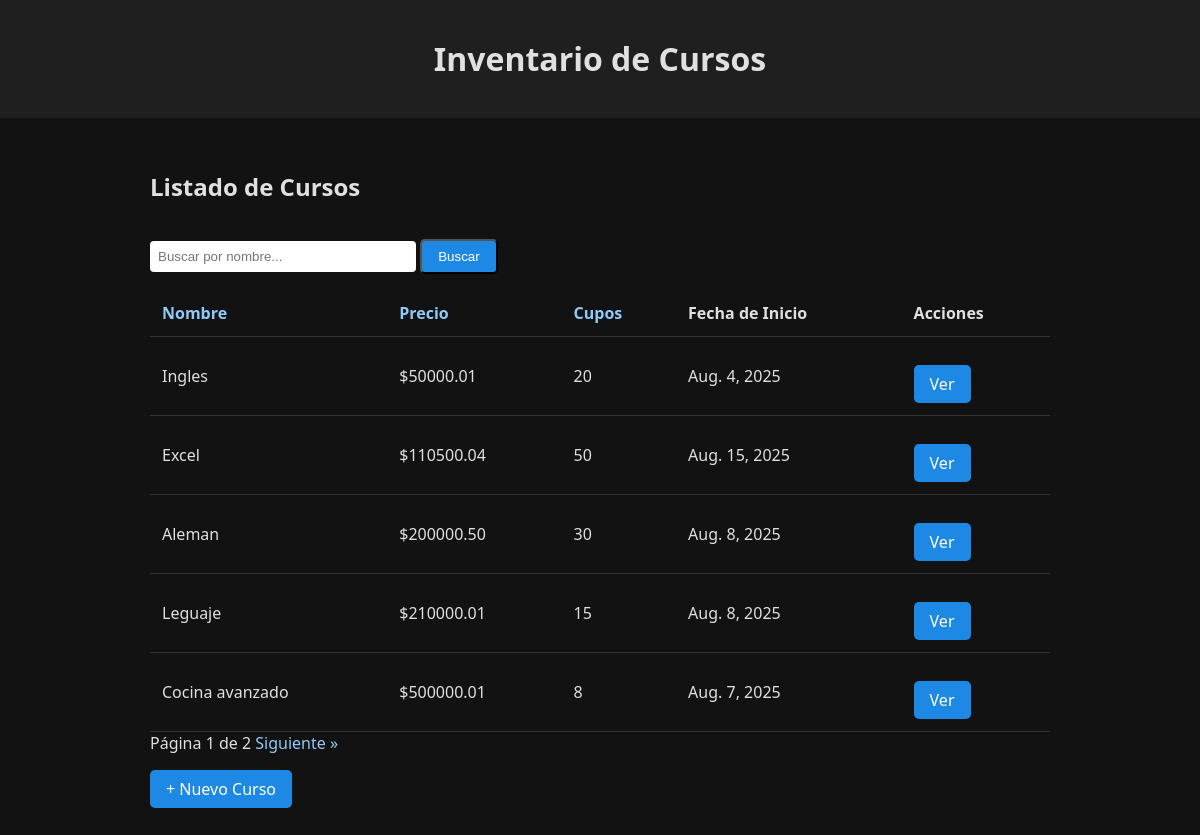
Screenshot of /items/?sort=precio with the database file from the repository.
### inventario/models.py (models this page shows, shortened)
class Curso(models.Model):
    nombre = models.CharField(max_length=50)
    cupos = models.IntegerField()
    precio = models.DecimalField(max_digits=11, decimal_places=2)
    fecha_inicio = models.DateField()

### inventario/views.py (the view)
# urls.py: path('items/', views.cursoLista, name='curso_listado'),
def cursoLista(request):
    q = request.GET.get('q', '')
    sort = request.GET.get('sort', 'nombre')
    cursos = Curso.objects.all()
    if q:
        cursos = cursos.filter(nombre__icontains=q)
    cursos = cursos.order_by(sort)
    paginator = Paginator(cursos, 5)
    page = request.GET.get('page')
    cursos_page = paginator.get_page(page)
    context = {
        'cursos': cursos_page,
        'q': q,
        'sort': sort
    }
    return render(request, 'cursos/listado.html', context)

### inventario/templates/cursos/listado.html (shortened to what this page needs)
{% extends "base.html" %}
{% block content %}
<h2>Listado de Cursos</h2>
<form method="get" class="search-bar">
    <input type="text" name="q" value="{{ q }}" placeholder="Buscar por nombre...">
    <button class="btn" type="submit">Buscar</button>
</form>
<table>
    <thead>
        <tr>
            <th><a href="?sort=nombre{% if q %}&q={{ q }}{% endif %}">Nombre</a></th>
            <th><a href="?sort=precio{% if q %}&q={{ q }}{% endif %}">Precio</a></th>
            <th><a href="?sort=cupos{% if q %}&q={{ q }}{% endif %}">Cupos</a></th>
            <th>Fecha de Inicio</th>
            <th>Acciones</th>
        </tr>
    </thead>
    <tbody>
        {% for curso in cursos %}
        <tr>
            <td>{{ curso.nombre }}</td>
            <td>${{ curso.precio }}</td>
            <td>{{ curso.cupos }}</td>
            <td>{{ curso.fecha_inicio }}</td>
            <td>
                <a class="btn" href="{% url 'curso_detalle' curso.pk %}">Ver</a>
            </td>
        </tr>
        {% empty %}
        <tr>
            <td colspan="5">No se encontraron cursos.</td>
        </tr>
        {% endfor %}
    </tbody>
</table>
<div class="pagination">
    Página {{ cursos.number }} de {{ cursos.paginator.num_pages }}
    {% if cursos.has_next %}
        <a href="?page={{ cursos.next_page_number }}&q={{ q }}&sort={{ sort }}">Siguiente »</a>
    {% endif %}
</div>
<a class="btn" href="{% url 'curso_nuevo' %}">+ Nuevo Curso</a>
{% endblock %}

### inventario/templates/base.html (style rules this page uses)
body { background-color: #121212; color: #e0e0e0; font-family: 'Segoe UI', sans-serif; margin: 0; padding: 0; }
table { width: 100%; border-collapse: collapse; margin-top: 1rem; }
th, td { padding: 0.75rem; border-bottom: 1px solid #333; text-align: left; }
th a { color: #90caf9; text-decoration: none; }
.btn { display: inline-block; background-color: #1e88e5; color: white; padding: 0.5rem 1rem; border-radius: 5px; text-decoration: none; margin-top: 1rem; }
.pagination a { margin-right: 10px; color: #90caf9; text-decoration: none; }
.search-bar input { padding: 0.5rem; border-radius: 4px; border: none; width: 250px; }

### rows the page displays
Curso: nombre "Ingles", precio "50000.01", cupos "20", fecha_inicio "Aug. 4, 2025"
Curso: nombre "Excel", precio "110500.04", cupos "50", fecha_inicio "Aug. 15, 2025"
Curso: nombre "Aleman", precio "200000.50", cupos "30", fecha_inicio "Aug. 8, 2025"
Curso: nombre "Leguaje", precio "210000.01", cupos "15", fecha_inicio "Aug. 8, 2025"
Curso: nombre "Cocina avanzado", precio "500000.01", cupos "8", fecha_inicio "Aug. 7, 2025"

### other values shown
{{ cursos.number }} "1"
{{ cursos.paginator.num_pages }} "2"
